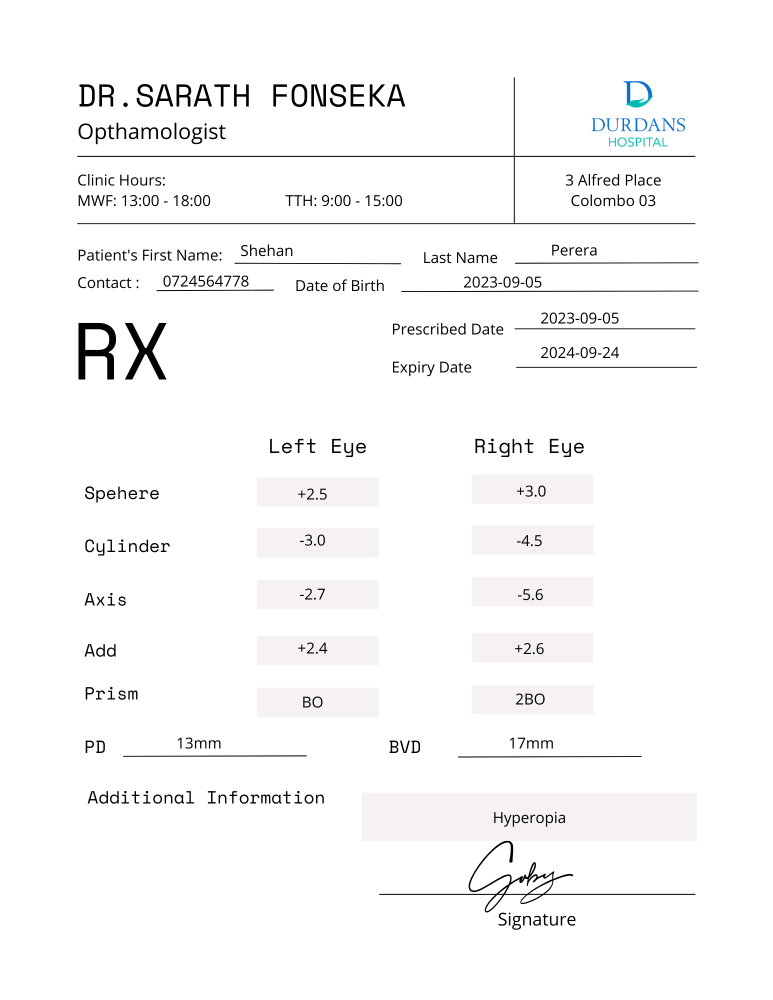
#> input picture backend/controllers/Query.png, 1545 x 2000 px (shown at 1/2 size)
$ python RegionSelector.py
#> lines starting #> are read from the running program, lines starting #| are printed output that depends on the picture
import cv2
import random

scale = 0.5
circles = []
counter = 0
counter2 = 0
point1 = []
point2 = []
myPoints = []
myColor = []
def mousePoints(event,x,y,flags,params):
    global counter,point1,point2,counter2,circles,myColor
    if event == cv2.EVENT_LBUTTONDOWN:
        if counter == 0:
            point1 = int(x//scale),int(y//scale);
            counter += 1
            myColor = (random.randint(0,2)*200,random.randint(0,2)*200,random.randint(0,2)*200)
        elif counter ==1:
            point2 = int(x//scale),int(y//scale)
            type = input('Enter Type')
            name = input('Enter Name')
            myPoints.append([point1,point2,type,name])
            counter = 0
        circles.append([x,y,myColor])
        counter2 += 1

img = cv2.imread('Query.png')
#> img is the input picture: shape (2000, 1545, 3); mean B, G, R 248.6, 248.5, 248.7
img = cv2.resize(img, (0,0), None, scale, scale)
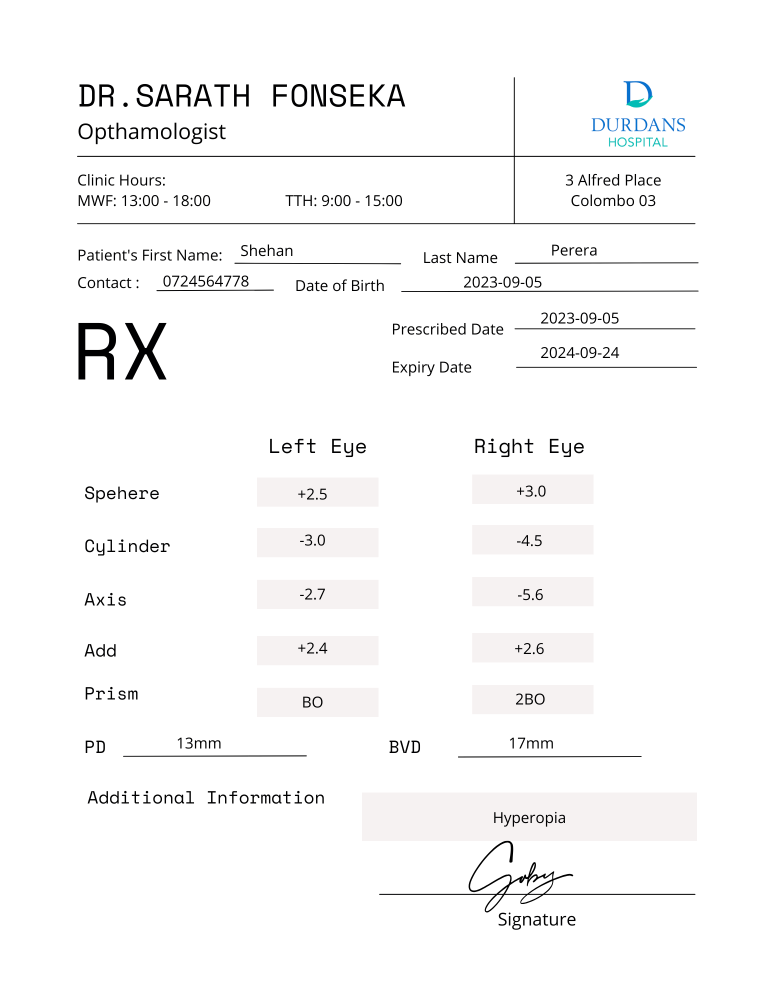
#> img: shape (1000, 772, 3); mean B, G, R 248.6, 248.6, 248.7

while True:
    # To Display points
    for x,y,color in circles:
        cv2.circle(img, (x,y), 3, color, cv2.FILLED)
    cv2.imshow("Original Image ", img)
    cv2.setMouseCallback("Original Image ", mousePoints)
    if cv2.waitKey(1) & 0xFF == ord('s'):
#> (key Esc is pressed here)
        print(myPoints)
        break
